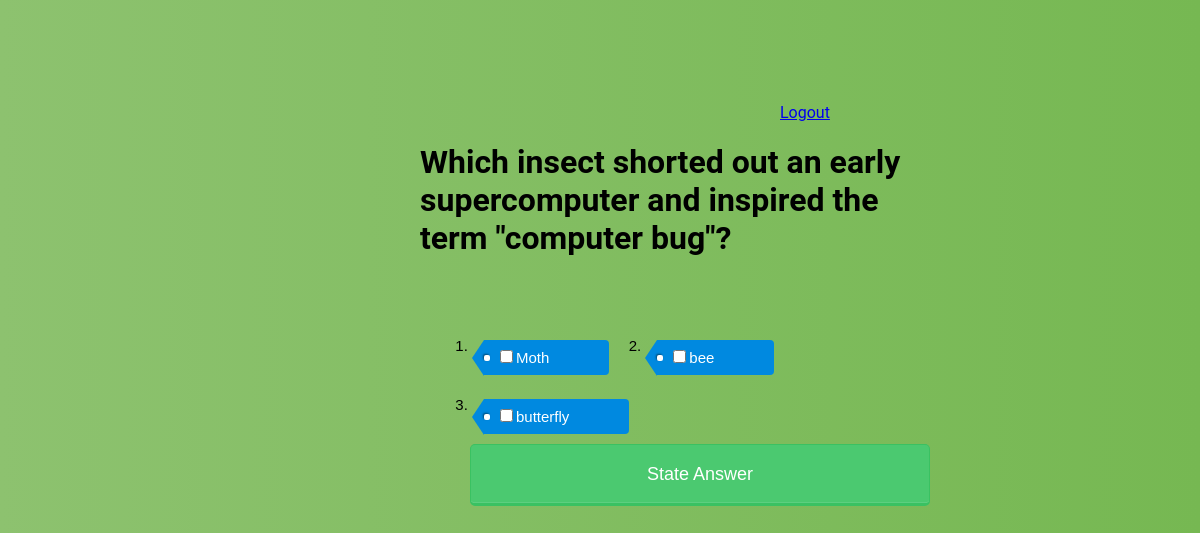
Page /question/ (signed in) on the committed database.
### millionaire/models.py (models this page shows, shortened)
class Question(models.Model):
    question_text = models.CharField(max_length=200)
    score = models.SmallIntegerField(validators=[MaxValueValidator(20), MinValueValidator(5)])

class Choice(models.Model):
    question = models.ForeignKey(Question, on_delete=models.CASCADE, )
    answer_text = models.CharField(max_length=200)
    is_answer = models.BooleanField()

### millionaire/views.py (the view, shortened to what this page needs)
# urls.py: url(r'^question/$', views.QuestionView.as_view(), name='question'),
class QuestionView(LoginRequiredMixin, TemplateView):
    template_name = "question.html"
    def get(self, request):
        game_total_question_count = Question.objects.count()
        print(game_total_question_count)
        if game_total_question_count < QUESTIONS_PER_GAME:
            return HttpResponse(NOT_ENOUGH_QUESTIONS)
        question = RandomQuestions.get_random()
        if len(request.session.get('given_questions',[] )) == game_total_question_count:
            request.session['given_questions'] = []
        given_questions = request.session.get('given_questions', [])
        while question.id in given_questions:
            question = RandomQuestions.get_random()
        given_questions.append(question.id)
        request.session['given_questions'] = given_questions
        QuestionChoices = namedtuple("Choices",
                                     ['answer_text', 'is_answer', 'id'])
        question_choices = Choice.objects.values_list('answer_text', 'is_answer', 'id').filter(question=question).all()
        named_choices = [QuestionChoices(*c) for c in question_choices]
        return render_to_response(self.template_name, {'question': question, 'choices': named_choices})

### millionaire/models.py (called while the page is built)
    @classmethod
    def get_random(cls):
        count = cls.objects.all().aggregate(max_id=Max("id"))['max_id']
        random_id = randint(1, count)
        x = Question.objects.get(id=random_id)
        return x

### templates/question.html (shortened to what this page needs)
{% extends 'index.html' %}
{% load static %}
{% block styles %}
<link href="{% static 'css/questions.css' %}" rel="stylesheet"/>
{% endblock %}
{% block body_block %}
    <a href="../auth/logout" style="margin-left: 100%">Logout</a>
<div class="list-type3">
    <h1>{{question.question_text}}</h1>
    <form method="post" action="">
    <ol>
        {% for choice in choices %}
        <li><label><input type="checkbox" value="{{choice.id}}" name ="answer_{{choice.id}}">{{choice.answer_text}}</label></li>
        {% endfor %}
           <input type="submit" class="lp-button" value="State Answer">
    </ol>
    </form>
</div>
{% endblock %}

### static/css/main.css (style rules this page uses)
body { background: #76b852; background: -webkit-linear-gradient(right, #76b852, #8DC26F); background: -moz-linear-gradient(right, #76b852, #8DC26F); background: -o-linear-gradient(right, #76b852, #8DC26F); background: linear-gradient(to left, #76b852, #8DC26F); font-family: "Roboto", sans-serif; -webkit-font-smoothing: antialiased; -moz-osx-font-smoothing: grayscale; }

### static/css/questions.css (style rules this page uses)
.list-type3 { margin:0 auto; width:500px; }
.list-type3 li, .list-type3 label { float:left; height:35px; line-height:35px; position:relative; font-size:15px; margin: 12px; font-family: 'Raleway', sans-serif; transition: background-color 1.5s ease; }
.list-type3 label { padding:0 60px 0 12px; background:#0089e0; color:#fff; text-decoration:none; -moz-border-radius-bottomright:4px; -webkit-border-bottom-right-radius:4px; border-bottom-right-radius:4px; -moz-border-radius-topright:4px; -webkit-border-top-right-radius:4px; border-top-right-radius:4px; }
.list-type3 label:before { content:""; float:left; position:absolute; top:0; left:-12px; width:0; height:0; border-color:transparent #0089e0 transparent transparent; border-style:solid; border-width: 18px 12px 18px 0; }
.list-type3 label:after { content:""; position:absolute; top:15px; left:0; float:left; width:6px; height:6px; -moz-border-radius:2px; -webkit-border-radius:2px; border-radius:2px; background:#fff; -moz-box-shadow:-1px -1px 2px #004977; -webkit-box-shadow:-1px -1px 2px #004977; box-shadow:-1px -1px 2px #004977; }
.lp-button { padding: 19px 39px 18px 39px; color: #FFF; background-color: #4bc970; font-size: 18px; text-align: center; font-style: normal; border-radius: 5px; width: 100%; border: 1px solid #3ac162; border-width: 1px 1px 3px; box-shadow: 0 -1px 0 rgba(255,255,255,0.1) inset; margin: 10px; }

### rows in the picture
Question: question_text "Which insect shorted out an early supercomputer and inspired the term \"computer bug\"?"
Choice: answer_text "Moth"
Choice: answer_text "bee"
Choice: answer_text "butterfly"
